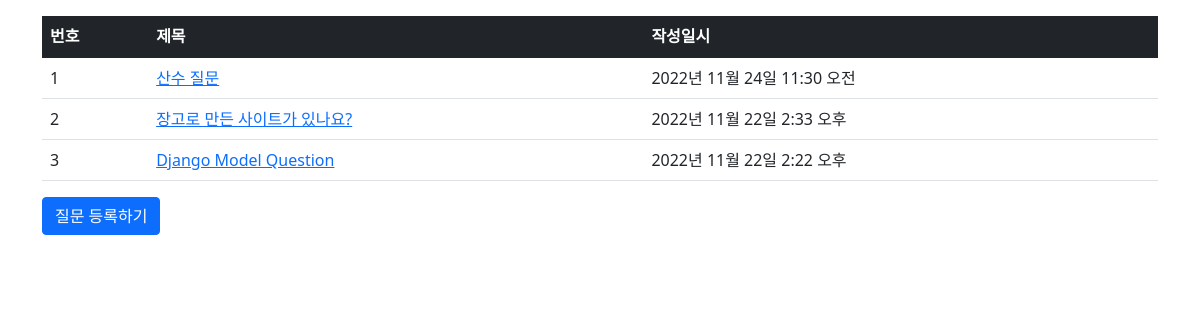
Screenshot of /pybo/ with the database file from the repository.
### pybo/models.py (models this page shows, shortened)
class Question(models.Model):
    subject = models.CharField(max_length=200)
    content = models.TextField()
    create_date = models.DateTimeField()

### pybo/views.py (the view)
# urls.py: path('', views.index, name= 'index'),
def index(request):
    question_list= Question.objects.order_by('-create_date')
    context= {'question_list': question_list}
    return render(request, 'pybo/question_list.html', context)

### templates/pybo/question_list.html
{% extends 'base.html' %}
{% block content %}
<div class="container my-3">
    <table class="table">
        <thead>
        <tr class="table-dark">
            <th>번호</th>
            <th>제목</th>
            <th>작성일시</th>
        </tr>
        </thead>
        <tbody>
        {% if question_list %}
        {% for question in question_list %}
        <tr>
            <td>{{ forloop.counter }}</td>
            <td>
                <a href="{% url 'pybo:detail' question.id %}">{{ question.subject }}</a>
            </td>
            <td>{{ question.create_date }}</td>
        </tr>
        {% endfor %}
        {% else %}
        <tr>
            <td colspan="3">질문이 없습니다.</td>
        </tr>
        {% endif %}
        </tbody>
    </table>
    <a href="{% url 'pybo:question_create' %}" class="btn btn-primary">질문 등록하기</a>
</div>
{% endblock %}

### rows the page displays
Question: subject "산수 질문", create_date "2022년 11월 24일 11:30 오전"
Question: subject "장고로 만든 사이트가 있나요?", create_date "2022년 11월 22일 2:33 오후"
Question: subject "Django Model Question", create_date "2022년 11월 22일 2:22 오후"
